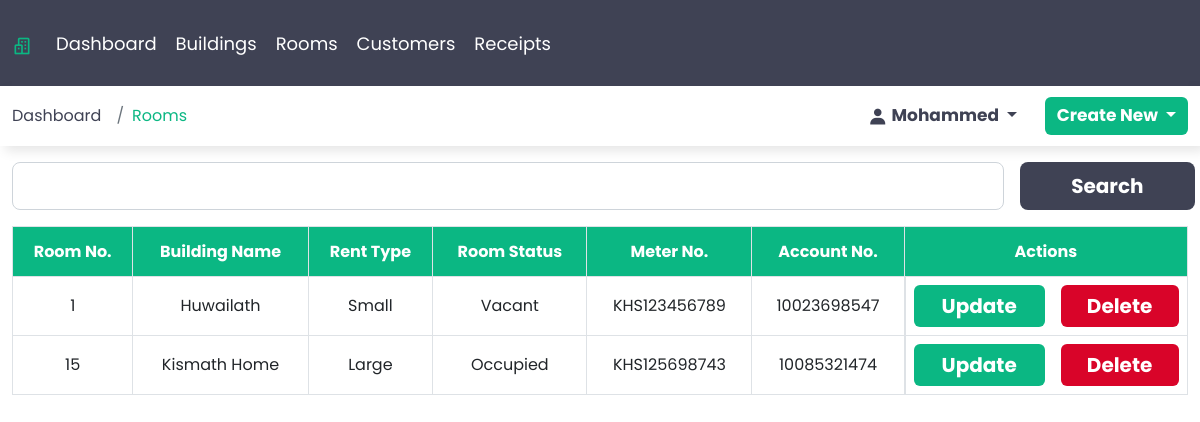
/rooms (signed in), run on the app's committed database.
### webapp/models.py (models this page shows, shortened)
class Room(models.Model):
    room_number = models.IntegerField()
    building_name = models.ForeignKey(Building, on_delete=models.CASCADE)
    room_type = models.ForeignKey(RoomType, on_delete=models.DO_NOTHING)
    room_status = models.ForeignKey(RoomStatus, on_delete=models.DO_NOTHING)
    meter_number = models.CharField(max_length=16)
    account_number = models.IntegerField()
    class Meta:
        verbose_name_plural = 'Rooms'

class Building(models.Model):
    building_name = models.CharField(max_length=50)
    name_of_owner = models.CharField(max_length=50)
    building_type = models.ForeignKey(BuildingType, on_delete=models.CASCADE)
    number_of_rooms = models.IntegerField()
    mobile_number = models.IntegerField()
    current_lease_period = models.DateField()
    class Meta:
        verbose_name_plural = 'Buildings'
    def __str__ (self):
        return self.building_name

class RoomType(models.Model):
    room_type = models.CharField(max_length=50)
    class Meta:
        verbose_name_plural = 'Room Type'
    def __str__ (self):
        return self.room_type

class RoomStatus(models.Model):
    room_status = models.CharField(max_length=50)
    class Meta:
        verbose_name_plural = 'Room Status'
    def __str__ (self):
        return self.room_status

### webapp/views.py (the view)
# urls.py: path('rooms', views.RoomsView, name='rooms'),
@login_required()
def RoomsView(request):
    rooms = Room.objects.all()
    return render(request, 'rooms.html', {'context':'Rooms', 'rooms':rooms})

### templates/rooms.html (shortened to what this page needs)
{% extends 'base.html' %}
{% load static %}
{% block content %}
    <div class="container-fluid">
        <div class="sub-box">
            <div class="row">
                <div class="col-sm-12 mt-3">
                    <div class="row">
                        <div class="col-sm-12 col-md-12 col-lg-12 col-xl-12 col-xxl-12 search-col">
                            <form action="" class="d-flex gap-3">
                                <input type="text" class="form-control form-control-lg" id="search" >
                                <button type="submit" class="btn btn-lg search">Search</button>
                            </form>
                        </div>
                    </div>
                </div>
                <div class="col-sm-12 mt-3 table-responsive">
                    <table class="table table-hover table-bordered text-center ">
                        <thead>
                            <tr>
                            <th scope="col" class="align-middle">Room No.</th>
                            <th scope="col" class="align-middle">Building Name</th>
                            <th scope="col" class="align-middle">Rent Type</th>
                            <th scope="col" class="align-middle">Room Status</th>
                            <th scope="col" class="align-middle">Meter No.</th>
                            <th scope="col" class="align-middle">Account No.</th>
                            <th scope="col" class="align-middle">Actions</th>
                            </tr>
                        </thead>
                        <tbody>
                            {% for room in rooms %}
                                <tr>
                                <td class="align-middle">{{room.room_number}}</td>
                                <td class="align-middle">{{room.building_name}}</td>
                                <td class="align-middle">{{room.room_type}}</td>
                                <td class="align-middle">{{room.room_status}}</td>
                                <td class="align-middle">{{room.meter_number}}</td>
                                <td class="align-middle">{{room.account_number}}</td>
                                <td class="d-flex justify-content-between gap-3">
                                    <a href="{% url 'update_room' room.id %}" class="btn update">Update</a>
                                    <form action="{% url 'delete_room' room.id %}" method="post">
                                        <input type="submit" value="Delete" class="btn delete">
                                    </form>
                                </td>
                                </tr>
                            {% endfor %}
                        </tbody>
                    </table>
                </div>
            </div>
        </div>
    </div>
{% endblock %}

### static/css/style.css (style rules this page uses)
* { margin:0; padding: 0; box-sizing: border-box; }
:root { --font-primary: "Poppins", sans-serif; }
:root { --weight-700: 700; }
:root { --color-primary: #0bb783; --color-secondary: #3f4254; --color-white: white; }
body { font-family: var(--font-primary); }
a { text-decoration: none; color: var(--color-secondary)s; }
form { width: 100%; z-index: 100; }
.btn { background-color: var(--color-primary); color: var(--color-white); width: 100%; font-weight: 700; font-size: 25px; font-family: var(--font-primary); border: none; }
.btn.delete { font-size: 20px; background-color: #d90429; }
.btn.update { font-size: 20px; background-color: var(--color-primary); }
#search { width: 90%; }
.btn.search { width: 10%; font-size: 20px; background-color: var(--color-secondary); }
.search-col { padding-right: 5px; }
thead { background-color: var(--color-primary); color: var(--color-white); font-family: var(--font-primary); height: 50px; }
@media screen and (max-width: 1920px) { .btn.delete { width: 100%; } }
@media screen and (max-width: 1920px) { .btn.update { width: 100%; } }
@media screen and (max-width: 1920px) { #search { width: 82%; } }
@media screen and (max-width: 1920px) { .btn.search { width: 18%; } }
@media screen and (max-width: 1400px) { .btn.delete { width: 100%; } }
@media screen and (max-width: 1400px) { .btn.update { width: 100%; } }
@media screen and (max-width: 1400px) { #search { width: 82%; } }
@media screen and (max-width: 1400px) { .btn.search { width: 18%; } }
@media screen and (max-width: 1200px) { .btn.delete { width: 100%; } }
@media screen and (max-width: 1200px) { .btn.update { width: 100%; } }
@media screen and (max-width: 1200px) { #search { width: 85%; } }
@media screen and (max-width: 1200px) { .btn.search { width: 15%; } }

### data on the page
Room: room_number "1", building_name "Huwailath", room_type "Small", room_status "Vacant", meter_number "KHS123456789", account_number "10023698547"
Room: room_number "15", building_name "Kismath Home", room_type "Large", room_status "Occupied", meter_number "KHS125698743", account_number "10085321474"

### other printed values
{{ context }} "Rooms"
